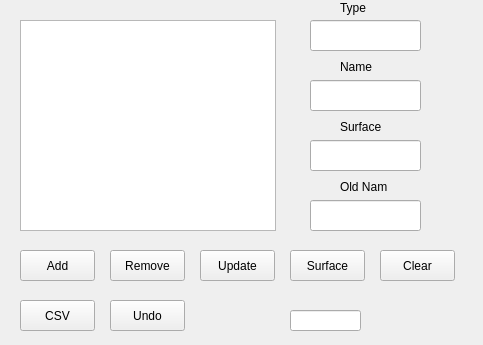
<?xml version="1.0" encoding="UTF-8"?>
<ui version="4.0">
 <class>Gui</class>
 <widget class="QWidget" name="Gui">
  <property name="geometry">
   <rect>
    <x>0</x>
    <y>0</y>
    <width>483</width>
    <height>345</height>
   </rect>
  </property>
  <property name="windowTitle">
   <string>Gui</string>
  </property>
  <widget class="QListWidget" name="ListWidget">
   <property name="geometry">
    <rect>
     <x>20</x>
     <y>20</y>
     <width>256</width>
     <height>211</height>
    </rect>
   </property>
  </widget>
  <widget class="QPushButton" name="AddButton">
   <property name="geometry">
    <rect>
     <x>20</x>
     <y>250</y>
     <width>75</width>
     <height>31</height>
    </rect>
   </property>
   <property name="text">
    <string>Add</string>
   </property>
  </widget>
  <widget class="QPushButton" name="RemoveButton">
   <property name="geometry">
    <rect>
     <x>110</x>
     <y>250</y>
     <width>75</width>
     <height>31</height>
    </rect>
   </property>
   <property name="text">
    <string>Remove</string>
   </property>
  </widget>
  <widget class="QPushButton" name="UpdateButton">
   <property name="geometry">
    <rect>
     <x>200</x>
     <y>250</y>
     <width>75</width>
     <height>31</height>
    </rect>
   </property>
   <property name="text">
    <string>Update</string>
   </property>
  </widget>
  <widget class="QPushButton" name="SurfaceButton">
   <property name="geometry">
    <rect>
     <x>290</x>
     <y>250</y>
     <width>75</width>
     <height>31</height>
    </rect>
   </property>
   <property name="text">
    <string>Surface</string>
   </property>
  </widget>
  <widget class="QPushButton" name="ClearButton">
   <property name="geometry">
    <rect>
     <x>380</x>
     <y>250</y>
     <width>75</width>
     <height>31</height>
    </rect>
   </property>
   <property name="text">
    <string>Clear</string>
   </property>
  </widget>
  <widget class="QLineEdit" name="ComputeEdit">
   <property name="geometry">
    <rect>
     <x>290</x>
     <y>310</y>
     <width>71</width>
     <height>21</height>
    </rect>
   </property>
  </widget>
  <widget class="QLineEdit" name="NameEdit">
   <property name="geometry">
    <rect>
     <x>310</x>
     <y>80</y>
     <width>111</width>
     <height>31</height>
    </rect>
   </property>
  </widget>
  <widget class="QLineEdit" name="SurfaceEdit">
   <property name="geometry">
    <rect>
     <x>310</x>
     <y>140</y>
     <width>111</width>
     <height>31</height>
    </rect>
   </property>
  </widget>
  <widget class="QLineEdit" name="OldEdit">
   <property name="geometry">
    <rect>
     <x>310</x>
     <y>200</y>
     <width>111</width>
     <height>31</height>
    </rect>
   </property>
  </widget>
  <widget class="QLabel" name="label">
   <property name="geometry">
    <rect>
     <x>340</x>
     <y>60</y>
     <width>47</width>
     <height>13</height>
    </rect>
   </property>
   <property name="text">
    <string>Name</string>
   </property>
  </widget>
  <widget class="QLabel" name="label_2">
   <property name="geometry">
    <rect>
     <x>340</x>
     <y>120</y>
     <width>47</width>
     <height>13</height>
    </rect>
   </property>
   <property name="text">
    <string>Surface</string>
   </property>
  </widget>
  <widget class="QLabel" name="label_3">
   <property name="geometry">
    <rect>
     <x>340</x>
     <y>180</y>
     <width>47</width>
     <height>13</height>
    </rect>
   </property>
   <property name="text">
    <string>Old Name</string>
   </property>
  </widget>
  <widget class="QLineEdit" name="TypeEdit">
   <property name="geometry">
    <rect>
     <x>310</x>
     <y>20</y>
     <width>111</width>
     <height>31</height>
    </rect>
   </property>
  </widget>
  <widget class="QLabel" name="label_4">
   <property name="geometry">
    <rect>
     <x>340</x>
     <y>0</y>
     <width>47</width>
     <height>16</height>
    </rect>
   </property>
   <property name="text">
    <string>Type</string>
   </property>
  </widget>
  <widget class="QPushButton" name="CSVButton">
   <property name="geometry">
    <rect>
     <x>20</x>
     <y>300</y>
     <width>75</width>
     <height>31</height>
    </rect>
   </property>
   <property name="text">
    <string>CSV</string>
   </property>
  </widget>
  <widget class="QPushButton" name="UndoButton">
   <property name="geometry">
    <rect>
     <x>110</x>
     <y>300</y>
     <width>75</width>
     <height>31</height>
    </rect>
   </property>
   <property name="text">
    <string>Undo</string>
   </property>
  </widget>
 </widget>
 <layoutdefault spacing="6" margin="11"/>
 <resources/>
 <connections/>
</ui>
